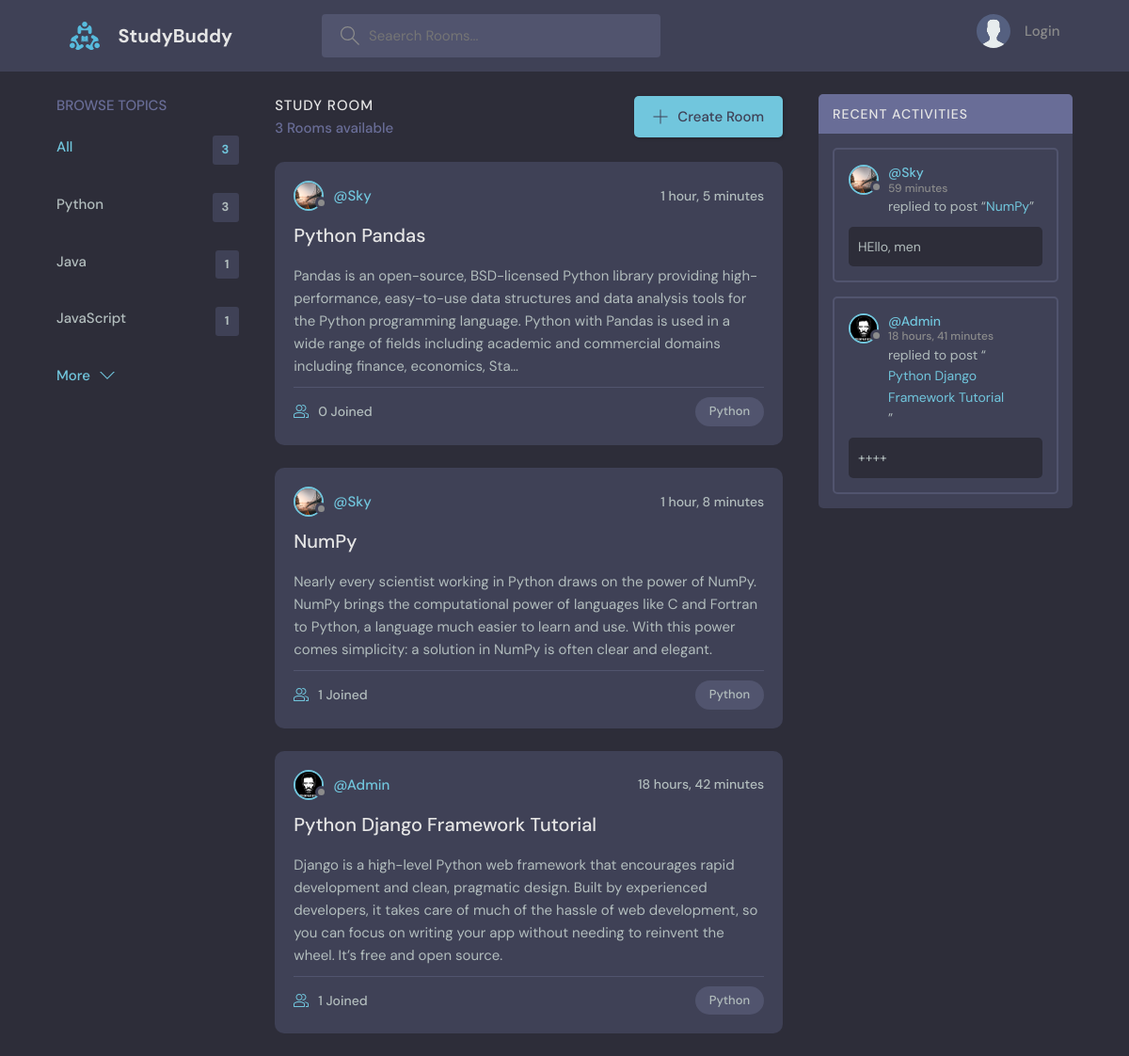
Page /?q=Python on the committed database.
### base/models.py (models this page shows, shortened)
class Topic(models.Model):
    name = models.CharField(max_length=200)

class Room(models.Model):
    host = models.ForeignKey(User, on_delete=models.SET_NULL, null=True)        #Пользователь поста
    topic = models.ForeignKey(Topic, on_delete=models.SET_NULL, null=True)      #Раздел поста
    name = models.CharField(max_length=200)                                     #Имя поста
    description = models.TextField(null=True, blank=True)                       #Описание поста
    participants = models.ManyToManyField(
         User, related_name='participants', blank=True)                         #Пользователи оставившие комментарии
    updated = models.DateTimeField(auto_now=True)                               #Дата обновления
    created = models.DateTimeField(auto_now_add=True)                           #Дата создания
    class Meta:
        ordering = ['-updated', '-created']                                     #Сортировка по дате обновления и создания
    def __str__(self):
        return self.name

class User(AbstractUser):
    name = models.CharField(max_length=200, null=True)
    email = models.EmailField(unique=True, null=True)
    bio = models.TextField(null=True)
    avatar = models.ImageField(null=True, default='avatar.svg')
    USERNAME_FIELD = "email"
    REQUIRED_FIELDS = []

class Message(models.Model):
    user = models.ForeignKey(User, on_delete=models.CASCADE)                    #Пользователь
    room = models.ForeignKey(Room, on_delete=models.CASCADE)                    #Пост к которуму пишут комментарий
    body = models.TextField()                                                   #Тело комментария
    updated = models.DateTimeField(auto_now=True)                               #Дата обновления
    created = models.DateTimeField(auto_now_add=True)                           #Дата создания
    class Meta:
        ordering = ['-updated', '-created']                                     #Сортировка по дате обновления и создания

### base/views.py (the view)
# urls.py: 2. Add a URL to urlpatterns:  path('', views.home, name='home')
def home(request):
    q = request.GET.get('q') if request.GET.get('q') != None else ''
    rooms = Room.objects.filter(Q(topic__name__icontains=q) |
                                Q(name__icontains=q) |
                                Q(description__icontains=q)
                                )
    topics = Topic.objects.all()[0:5]
    room_count = rooms.count()
    room_messages = Message.objects.filter(Q(room__topic__name__icontains=q))
    context = {'rooms': rooms, 'topics': topics,
               'room_count': room_count, 'room_messages': room_messages}
    return render(request, 'base/home.html', context)

### base/templates/base/home.html (shortened to what this page needs)
{% extends 'main.html' %}
{% block content%}
    <main class="layout layout--3">
      <div class="container">
          {% include 'base/topics_component.html' %}
        <div class="roomList">
            <div class="roomList__header">
            <div>
              <h2>Study Room</h2>
              <p>{{ room_count }} Rooms available</p>
            </div>
            <a class="btn btn--main" href="{% url 'create-room' %}">
              <svg version="1.1" xmlns="http://www.w3.org/2000/svg" width="32" height="32" viewBox="0 0 32 32">
                <title>add</title>
                <path
                  d="M16.943 0.943h-1.885v14.115h-14.115v1.885h14.115v14.115h1.885v-14.115h14.115v-1.885h-14.115v-14.115z"
                ></path>
              </svg>
              Create Room
            </a>
          </div>
            {% include 'base/feed_component.html' %}
        </div>
          {% include 'base/activity_component.html' %}
      </div>
    </main>
{% endblock %}

### base/templates/base/topics_component.html
<div class="topics">
      <div class="topics__header">
        <h2>Browse Topics</h2>
      </div>
      <ul class="topics__list">
        <li>
          <a href="{% url 'home' %}" class="active">All <span>{{ topics.count }}</span></a>
        </li>
          {% for topic in topics %}
        <li>
          <a href="{% url 'home' %}?q={{ topic.name }}">{{ topic.name }} <span>{{ topic.room_set.all.count }}</span></a>
        </li>
          {% endfor %}
      </ul>
              <a class="btn btn--link" href="{% url 'topics' %}">
                More
                <svg version="1.1" xmlns="http://www.w3.org/2000/svg" width="32" height="32" viewBox="0 0 32 32">
                  <title>chevron-down</title>
                  <path d="M16 21l-13-13h-3l16 16 16-16h-3l-13 13z"></path>
                </svg>
              </a>
</div>

### base/templates/base/feed_component.html (shortened to what this page needs)
{% for room in rooms %}
    <div class="roomListRoom">
    <div class="roomListRoom__header">
      <a href="{% url 'user-profile' room.host.id %}" class="roomListRoom__author">
        <div class="avatar avatar--small">
          <img src="{{ room.host.avatar.url }}" />
        </div>
        <span>@{{ room.host.name }}</span>
      </a>
      <div class="roomListRoom__actions">
        <span>{{ room.created|timesince }}</span>
      </div>
    </div>
    <div class="roomListRoom__content">
      <a href="{% url 'room' room.id %}">{{ room.name }}</a>
      <p>
        {{ room.description|truncatechars:300 }}
      </p>
    </div>
    <div class="roomListRoom__meta">
      <a href="{% url 'room' room.id %}" class="roomListRoom__joined">
        {{ room.participants.all.count }} Joined
      </a>
      <p class="roomListRoom__topic">{{ room.topic.name }}</p>
    </div>
    </div>
{% endfor %}

### base/templates/base/activity_component.html (shortened to what this page needs)
<div class="activities">
    <div class="activities__header">
        <h2>Recent Activities</h2>
    </div>
    {% for message in room_messages %}
      <div class="activities__box">
        <div class="activities__boxHeader roomListRoom__header">
          <a href="{% url 'user-profile' message.user.id %}" class="roomListRoom__author">
            <div class="avatar avatar--small">
              <img src="{{ message.user.avatar.url }}" />
            </div>
            <p>
              @{{ message.user.name }}
              <span>{{ message.created|timesince }}</span>
            </p>
          </a>
        </div>
        <div class="activities__boxContent">
          <p>replied to post “<a href="{% url 'room' message.room.id %}">{{ message.room }}</a>”</p>
          <div class="activities__boxRoomContent">
            {{ message.body }}
          </div>
        </div>
      </div>
    {% endfor %}
</div>

### rows in the picture
Topic: name "Python", room_set.all.count "3"
Topic: name "Java", room_set.all.count "1"
Topic: name "JavaScript", room_set.all.count "1"
Room: host.avatar (picture), host.name "Sky", created "1 hour, 5 minutes", name "Python Pandas", description "Pandas is an open-source, BSD-licensed Python library providing high-performance, easy-to-use data structures and data analysis tools for the Python programming language. Python with Pandas is used in a wide range of fields including academic and commercial domains including finance, economics, Sta…", participants.all.count "0", topic.name "Python"
Room: host.avatar (picture), host.name "Sky", created "1 hour, 8 minutes", name "NumPy", description "Nearly every scientist working in Python draws on the power of NumPy. NumPy brings the computational power of languages like C and Fortran to Python, a language much easier to learn and use. With this power comes simplicity: a solution in NumPy is often clear and elegant.", participants.all.count "1", topic.name "Python"
Room: host.avatar (picture), host.name "Admin", created "18 hours, 42 minutes", name "Python Django Framework Tutorial", description "Django is a high-level Python web framework that encourages rapid development and clean, pragmatic design. Built by experienced developers, it takes care of much of the hassle of web development, so you can focus on writing your app without needing to reinvent the wheel. It’s free and open source.", participants.all.count "1", topic.name "Python"
Message: user.avatar (picture), user.name "Sky", created "59 minutes", room "NumPy", body "HEllo, men"
Message: user.avatar (picture), user.name "Admin", created "18 hours, 41 minutes", room "Python Django Framework Tutorial", body "++++"

### other values in the picture
{{ topics.count }} "3"
{{ room_count }} "3"
